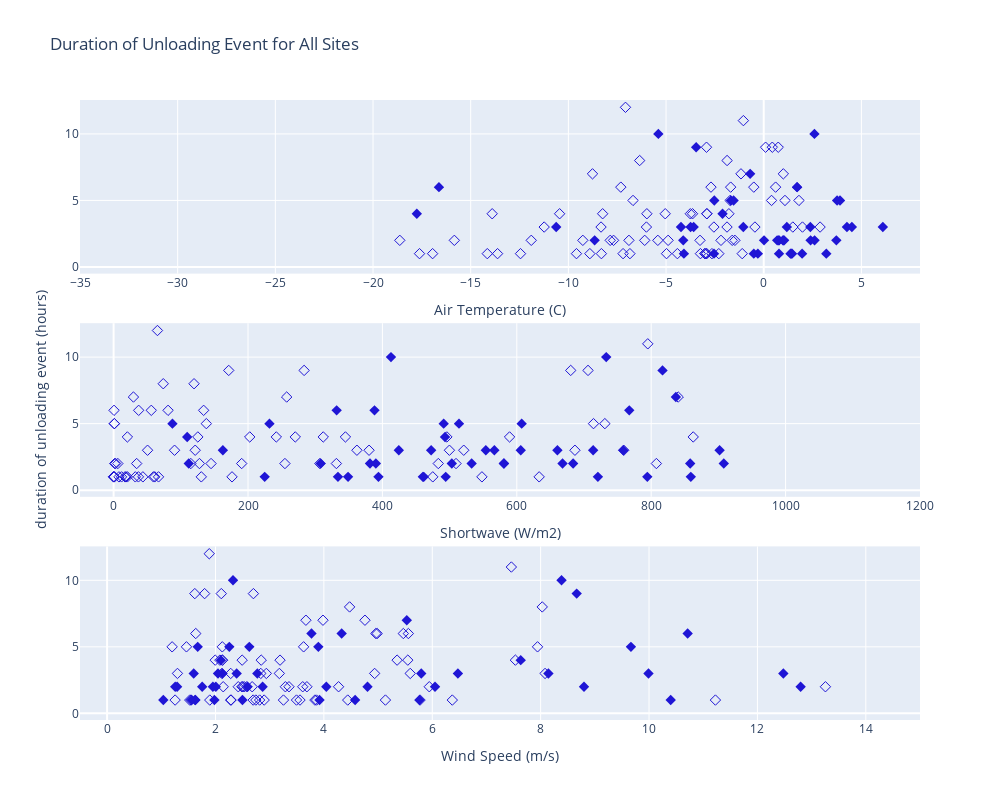

This figure's notebook cell:
### Code cell
fig = make_subplots(rows=3, cols=1, 
                    # subplot_titles=("All Wind Speeds", "Wind Speeds < 5 m/s"), 
                    shared_xaxes=False, shared_yaxes=True, 
                    vertical_spacing=0.08, horizontal_spacing=0.2,
)

markersize = 8

# All sites with temperature
fig.add_trace(
    go.Scatter(
        x = df_all['temp'],
        y = df_all['count'],
        mode='markers',
        marker=dict(
        size=markersize,
        color=colorsnowunload, 
        # colorscale=colorscaled, 
        symbol=df_all['TypeSymbol'],
        showscale=False
        )
    ), row=1, col=1
)

# All sites with shortwave
fig.add_trace(
    go.Scatter(
        x = df_all['shortwave'],
        y = df_all['count'],
        mode='markers',
        marker=dict(
        size=markersize,
        color=colorsnowunload, 
        # colorscale=colorscaled, 
        symbol=df_all['TypeSymbol'],
        showscale=False
        )
    ), row=2, col=1
)

# All sites with wind speed
fig.add_trace(
    go.Scatter(
        x = df_all['windspeed'],
        y = df_all['count'],
        mode='markers',
        marker=dict(
        size=markersize,
        color=colorsnowunload, 
        # colorscale=colorscaled, 
        symbol=df_all['TypeSymbol'],
        showscale=False
        )
    ), row=3, col=1
)

fig.update_yaxes(title_text = "", range=[-0.5,12.55],  row=1, col=1) 
fig.update_yaxes(title_text = "duration of unloading event (hours)", range=[-0.5,12.55],  row=2, col=1) 
fig.update_yaxes(title_text = "", range=[-0.5,12.55],  row=3, col=1) 

fig.update_xaxes(title_text = nametemp, range=[-35,8],    row=1, col=1) 
fig.update_xaxes(title_text = nameSW,   range=[-50,1200], row=2, col=1)
fig.update_xaxes(title_text = namewind, range=[-.5,15],  row=3, col=1)

fig.update_layout(title='Duration of Unloading Event for All Sites', width=1000, height=800, showlegend=False)
fig.show()

### Figure 1 — Plotly figure (JSON) as saved in the notebook; plotly's stock layout.template omitted (floating-point values rounded to 4 significant figures)
{"data": [{"marker": {"color": "#1F15D5", "showscale": false, "size": 8, "symbol": [2, 2, 2, 2, 102, 2, 102, 102, 102, 2, 102, 2, 2, 102, 102, 102, 2, 102, 102, 102, 102, 2, 2, 102, 102, 2, 102, 102, 102, 102, 102, 2, 2, 102, 102, 102, 102, 102, 102, 2, 102, 2, 2, 2, 102, 2, 2, 102, 102, 102, 2, 102, 2, 2, 2, 2, 102, 102, 102, 102, 102, 2, 2, 2, 2, 102, 2, 102, 102, 102, 102, 102, 102, 102, 102, 102, 102, 102, 102, 102, 102, 102, 102, 102, 102, 102, 102, 102, 2, 2, 102, 2, 2, 102, 102, 102, 2, 2, 2, 2, 2, 2, 102, 102, 102, 102, 102, 2, 102, 102, 102, 2, 102, 102, 102, 2, 2, 2, 2, 102, 2]}, "mode": "markers", "type": "scatter", "x": [-1.543, 3.717, -2.545, 0.783, -8.328, -8.655, -7.857, -17.62, -11.24, -2.53, -7.315, -4.344, -17.76, -8.31, -6.005, -18.63, -16.62, -0.5085, -6.351, -6.093, 1.491, 3.906, -1.045, -3.24, -2.915, -4.235, -9.585, -13.62, -15.84, -14.15, -10.45, -10.62, -2.109, -1.613, -2.188, 1.088, -5.42, -2.909, 1.003, -4.12, -7.688, -5.394, -4.085, 1.41, -1.784, -1.677, -3.743, -3.015, -3.644, -9.26, -3.459, -2.65, 0.6883, -3.587, 0.7817, 0.9988, -4.42, -4.975, -4.895, -5.043, -1.041, 2.596, 1.707, -0.6947, 0.0165, -0.45, 2.4, -1.72, -6.85, -1.692, -6.9, -7.2, -12.45, -6.69, -11.9, -13.9, -8.9, -16.95, -2.7, -2.95, -8.764, 0.6083, 1.983, 0.4, -2.3, -1.164, -1.875, -1.475, 1.708, 1.45, -1.1, 0.775, 1.183, -8.245, -3.012, 2.885, 3.756, 1.966, 2.603, 1.371, -0.3, 2.386, -2.912, -3.262, -2.551, -2.929, 1.803, 6.098, -5.982, -7.076, 0.439, 4.259, -1.879, -3.758, 0.09519, 1.045, -0.5076, 0.987, 3.204, 0.7425, 4.512], "xaxis": "x", "y": [5, 2, 1, 1, 3, 2, 2, 1, 3, 5, 6, 13, 4, 1, 3, 2, 6, 6, 8, 2, 3, 5, 3, 1, 1, 3, 1, 1, 2, 1, 4, 3, 4, 2, 2, 5, 2, 4, 7, 2, 2, 10, 1, 1, 4, 5, 3, 1, 4, 2, 9, 1, 2, 3, 2, 2, 1, 1, 2, 4, 11, 10, 6, 7, 2, 3, 2, 5, 1, 6, 2, 1, 1, 5, 2, 4, 1, 1, 6, 1, 7, 6, 3, 5, 1, 7, 8, 2, 6, 1, 1, 2, 3, 4, 1, 3, 5, 1, 2, 1, 1, 3, 4, 2, 3, 9, 5, 3, 4, 12, 9, 3, 3, 4, 9, 2, 1, 2, 1, 9, 3], "yaxis": "y"}, {"marker": {"color": "#1F15D5", "showscale": false, "size": 8, "symbol": [2, 2, 2, 2, 102, 2, 102, 102, 102, 2, 102, 2, 2, 102, 102, 102, 2, 102, 102, 102, 102, 2, 2, 102, 102, 2, 102, 102, 102, 102, 102, 2, 2, 102, 102, 102, 102, 102, 102, 2, 102, 2, 2, 2, 102, 2, 2, 102, 102, 102, 2, 102, 2, 2, 2, 2, 102, 102, 102, 102, 102, 2, 2, 2, 2, 102, 2, 102, 102, 102, 102, 102, 102, 102, 102, 102, 102, 102, 102, 102, 102, 102, 102, 102, 102, 102, 102, 102, 2, 2, 102, 2, 2, 102, 102, 102, 2, 2, 2, 2, 2, 2, 102, 102, 102, 102, 102, 2, 102, 102, 102, 2, 102, 102, 102, 2, 2, 2, 2, 102, 2]}, "mode": "markers", "type": "scatter", "x": [514.0, 683.8, 394.1, 333.9, 499.7, 580.7, 114.9, 61.2, 380.1, 87.56, 134.0, 82.43, 109.5, 32.29, 50.53, 127.7, 388.2, 56.06, 73.9, 1.618, 521.0, 491.2, 605.9, 176.2, 66.88, 424.4, 475.0, 18.45, 483.2, 633.3, 242.1, 713.6, 493.2, 509.6, 306.9, 714.1, 34.32, 202.6, 840.2, 908.0, 331.6, 733.1, 794.2, 859.0, 862.5, 607.3, 566.6, 11.81, 589.2, 255.0, 816.8, 130.5, 580.9, 472.5, 308.1, 532.8, 43.59, 59.34, 190.6, 270.4, 794.9, 412.8, 767.4, 836.7, 381.5, 121.4, 111.8, 1.06, 1.1, 0.6417, 2.875, 0, 0, 1.16, 6.275, 20.51, 17, 7.95, 37.31, 20.5, 29.53, 81.04, 90.72, 138, 36.95, 257.6, 119.7, 145.0, 331.9, 224.8, 0.7, 390.2, 162.6, 496.0, 548.1, 362.1, 231.9, 348.9, 668.1, 720.7, 494.2, 660.4, 345.0, 807.7, 686.5, 283.5, 731.1, 758.6, 312.0, 65.26, 680.2, 553.9, 759.1, 125.3, 706.0, 858.0, 461.6, 503.3, 460.2, 171.3, 901.8], "xaxis": "x2", "y": [5, 2, 1, 1, 3, 2, 2, 1, 3, 5, 6, 13, 4, 1, 3, 2, 6, 6, 8, 2, 3, 5, 3, 1, 1, 3, 1, 1, 2, 1, 4, 3, 4, 2, 2, 5, 2, 4, 7, 2, 2, 10, 1, 1, 4, 5, 3, 1, 4, 2, 9, 1, 2, 3, 2, 2, 1, 1, 2, 4, 11, 10, 6, 7, 2, 3, 2, 5, 1, 6, 2, 1, 1, 5, 2, 4, 1, 1, 6, 1, 7, 6, 3, 5, 1, 7, 8, 2, 6, 1, 1, 2, 3, 4, 1, 3, 5, 1, 2, 1, 1, 3, 4, 2, 3, 9, 5, 3, 4, 12, 9, 3, 3, 4, 9, 2, 1, 2, 1, 9, 3], "yaxis": "y2"}, {"marker": {"color": "#1F15D5", "showscale": false, "size": 8, "symbol": [2, 2, 2, 2, 102, 2, 102, 102, 102, 2, 102, 2, 2, 102, 102, 102, 2, 102, 102, 102, 102, 2, 2, 102, 102, 2, 102, 102, 102, 102, 102, 2, 2, 102, 102, 102, 102, 102, 102, 2, 102, 2, 2, 2, 102, 2, 2, 102, 102, 102, 2, 102, 2, 2, 2, 2, 102, 102, 102, 102, 102, 2, 2, 2, 2, 102, 2, 102, 102, 102, 102, 102, 102, 102, 102, 102, 102, 102, 102, 102, 102, 102, 102, 102, 102, 102, 102, 102, 2, 2, 102, 2, 2, 102, 102, 102, 2, 2, 2, 2, 2, 2, 102, 102, 102, 102, 102, 2, 102, 102, 102, 2, 102, 102, 102, 2, 2, 2, 2, 102, 2]}, "mode": "markers", "type": "scatter", "x": [3.898, 2.87, 3.92, 1.038, 3.178, 12.8, 3.61, 4.44, 8.082, 9.666, 4.959, 5.922, 7.633, 3.835, 4.937, 2.53, 10.71, 5.559, 8.029, 5.945, 2.938, 2.255, 6.473, 6.37, 5.775, 9.99, 2.745, 2.28, 13.26, 11.22, 5.351, 12.48, 2.099, 2.502, 3.29, 3.626, 2.143, 2.126, 3.984, 8.8, 2.578, 8.386, 10.4, 5.765, 5.549, 2.624, 8.143, 1.895, 7.534, 2.487, 8.665, 3.495, 4.045, 2.127, 1.952, 1.257, 2.815, 1.255, 2.42, 2.081, 7.46, 2.324, 4.328, 5.53, 1.755, 2.119, 4.805, 1.2, 1.526, 4.983, 4.271, 3.865, 5.136, 7.943, 3.687, 3.191, 2.288, 3.559, 1.636, 2.695, 4.758, 5.466, 5.593, 1.464, 2.898, 3.668, 4.475, 3.356, 3.771, 4.577, 3.254, 6.051, 5.797, 2.844, 1.548, 1.298, 1.672, 1.629, 1.292, 2.498, 1.98, 2.391, 2.492, 2.677, 2.281, 2.7, 2.126, 2.046, 1.995, 1.885, 1.799, 2.773, 2.836, 2.129, 2.107, 2.591, 1.624, 2.006, 1.56, 1.618, 1.598], "xaxis": "x3", "y": [5, 2, 1, 1, 3, 2, 2, 1, 3, 5, 6, 13, 4, 1, 3, 2, 6, 6, 8, 2, 3, 5, 3, 1, 1, 3, 1, 1, 2, 1, 4, 3, 4, 2, 2, 5, 2, 4, 7, 2, 2, 10, 1, 1, 4, 5, 3, 1, 4, 2, 9, 1, 2, 3, 2, 2, 1, 1, 2, 4, 11, 10, 6, 7, 2, 3, 2, 5, 1, 6, 2, 1, 1, 5, 2, 4, 1, 1, 6, 1, 7, 6, 3, 5, 1, 7, 8, 2, 6, 1, 1, 2, 3, 4, 1, 3, 5, 1, 2, 1, 1, 3, 4, 2, 3, 9, 5, 3, 4, 12, 9, 3, 3, 4, 9, 2, 1, 2, 1, 9, 3], "yaxis": "y3"}], "layout": {"height": 800, "showlegend": false, "title": {"text": "Duration of Unloading Event for All Sites"}, "width": 1000, "xaxis": {"anchor": "y", "domain": [0, 1], "range": [-35, 8], "title": {"text": "Air Temperature (C)"}}, "xaxis2": {"anchor": "y2", "domain": [0, 1], "range": [-50, 1200], "title": {"text": "Shortwave (W/m2)"}}, "xaxis3": {"anchor": "y3", "domain": [0, 1], "range": [-0.5, 15], "title": {"text": "Wind Speed (m/s)"}}, "yaxis": {"anchor": "x", "domain": [0.72, 1], "range": [-0.5, 12.55], "title": {"text": ""}}, "yaxis2": {"anchor": "x2", "domain": [0.36, 0.64], "range": [-0.5, 12.55], "title": {"text": "duration of unloading event (hours)"}}, "yaxis3": {"anchor": "x3", "domain": [0, 0.28], "range": [-0.5, 12.55], "title": {"text": ""}}}}
